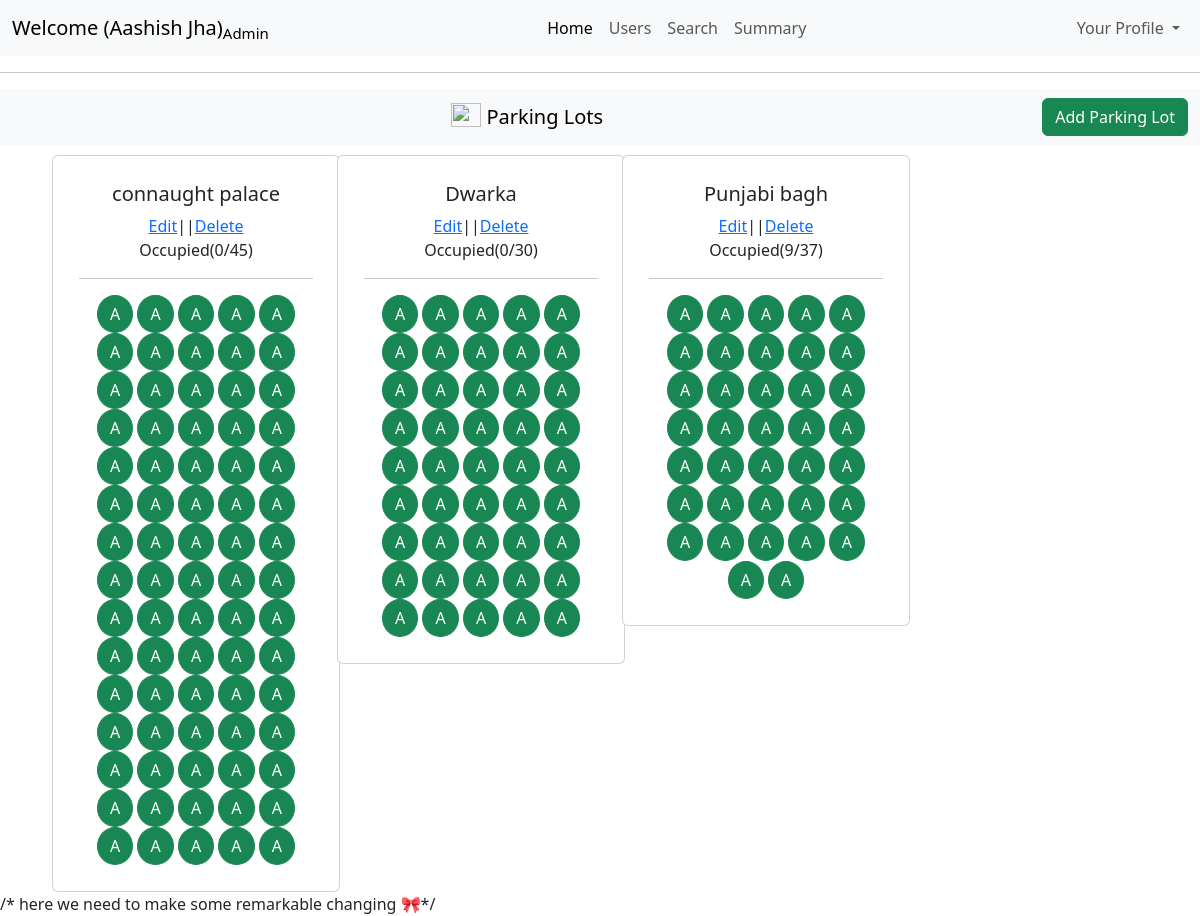
The app's page /admin/dashboard (signed in) with its own data.
### models/models.py (models this page shows)
class ParkingLot(db.Model):
    id=db.Column(db.Integer(),primary_key=True)
    location_name = db.Column(db.String(250),nullable=False)
    pincode=db.Column(db.Integer(),nullable=False)
    price=db.Column(db.Integer(),nullable=False)
    max_spots=db.Column(db.Integer(),nullable=False)
    address=db.Column(db.String(250),nullable=False)
    occupied=db.Column(db.Integer(),default=0)

class ParkingSpot(db.Model):
    id=db.Column(db.Integer(),primary_key=True)
    lotid=db.Column(db.Integer(),nullable=False)
    status = db.Column(db.String(5),default="A")
    veichleNumber=db.Column(db.String(50),nullable=True)

### controllers/controllers.py (the view)
@controllers.route("/admin/dashboard", methods=['GET','POST'])
def admindashboard():
    status = session.get("status")
    if status is not None and int(status) > 0:
        parkingspot=ParkingSpot.query.all()
        lotandspotstructure={}
        for spot in parkingspot:
            if spot.lotid not in lotandspotstructure:
                lotandspotstructure[spot.lotid]=[]
            lotandspotstructure[spot.lotid].append(spot)
        distinctlotids=list(lotandspotstructure.keys())
        lots=ParkingLot.query.filter(ParkingLot.id.in_(distinctlotids)).all()
        thefinalcards=[]
        for lot in lots:
            thefinalcards.append(
                {
                    'lot': lot,
                    'spots': lotandspotstructure[lot.id]
                }
            )
        print("ram")
        return render_template("admindashboard.html",fullname=session["fullname"]
                            ,status=session["status"],
                            role=session["role"],thefinalcards=thefinalcards)
    else:
        return redirect("/login")

### templates/adminDashboard.html (shortened to what this page needs)
<!DOCTYPE html>
<html lang="en">
<head>
    <link href="https://cdn.jsdelivr.net/npm/bootstrap@5.3.7/dist/css/bootstrap.min.css" rel="stylesheet">
</head>
<body>
    <nav class="navbar navbar-expand-lg bg-body-tertiary">
  <div class="container-fluid">
    <a class="navbar-brand " href="#">Welcome ({{session['fullname']}})<sub>Admin</sub></a>
    <div class="collapse navbar-collapse" id="navbarNavDropdown">
      <ul class="navbar-nav ms-auto">
        <li class="nav-item">
          <a class="nav-link active" aria-current="page" href="#">Home</a>
        </li>
        <li class="nav-item">
          <a class="nav-link" href="/admin/dashboard/users">Users</a>
        </li>
        <li class="nav-item">
          <a class="nav-link" href="/admin/dashboard/search">Search</a>
        </li>
        <li class="nav-item">
          <a class="nav-link" href="/admin/dashboard/summary">Summary</a>
        </li>
    </ul>
    <ul class="navbar-nav ms-auto">
        <li class="nav-item dropdown">
          <a class="nav-link dropdown-toggle" href="#" role="button" data-bs-toggle="dropdown" aria-expanded="false">
            Your Profile
          </a>
        </li>
      </ul>
    </div>
  </div>
</nav>
<hr>
<nav class="navbar bg-body-tertiary">
  <div class="container-fluid text-center">
    <a class="navbar-brand mx-auto " href="#">
      <img src="https://images.pexels.com/photos/164634/pexels-photo-164634.jpeg?_gl=1*1rfblvq*_ga*MTY5NDc0NzA3NC4xNzUzMjk4NzE5*_ga_8JE65Q40S6*czE3NTMyOTg3MTgkbzEkZzEkdDE3NTMyOTg3MjMkajU1JGwwJGgw" width="30" height="24" class="d-inline-block align-text-top" style="align-content: center;">
      Parking Lots
    </a>
<a href="/admin/dashboard/addparkinglot" class="btn btn-success">
  Add Parking Lot
</a>  </div>
</nav>
<div class="container">
    <div class="row">
      {% for thecard in thefinalcards %}
      {%set lot = thecard.lot %}
      {%set spots = thecard.spots %}
        <div class="col-md-3 col-sm-6">
        <div class="card " style="width: 18rem;  margin-left: 10px; margin-top: 10px;">
        <div class="card-body text-center" style="margin:10px">
        <h5 class="card-title">{{lot.location_name}}</h5>
        <span style="align-content: center;"><a href="/admin/dashboard/editlot/{{ lot.id }}">Edit</a>||<a href="/admin/dashboard/deletelot/{{ lot.id }}">Delete</a></span>
        <p>Occupied({{lot.occupied}}/{{lot.max_spots}})</p>
        <hr>
     {% for spot in spots %}
     {% if spot.status == "O" %}
    <a type="button" class="btn btn-danger" style="border-radius: 50%;" href="/admin/dashboard/view/{{spot.id}}">O</a>
    {% else %}
    <a type="button" class="btn btn-success" style="border-radius: 50%;" href="/admin/dashboard/view/{{spot.id}}">A</a>
     {% endif %}
     {%endfor%}
    </div>
    </div>
    </div>
     {% endfor %}
  </div>
</div>
</body>
</html>

### records on screen
ParkingLot: location_name "connaught palace", occupied "0", max_spots "45"
ParkingLot: location_name "Dwarka", occupied "0", max_spots "30"
ParkingLot: location_name "Punjabi bagh", occupied "9", max_spots "37"

### other values on screen
{{ session['fullname'] }} "Aashish Jha"
